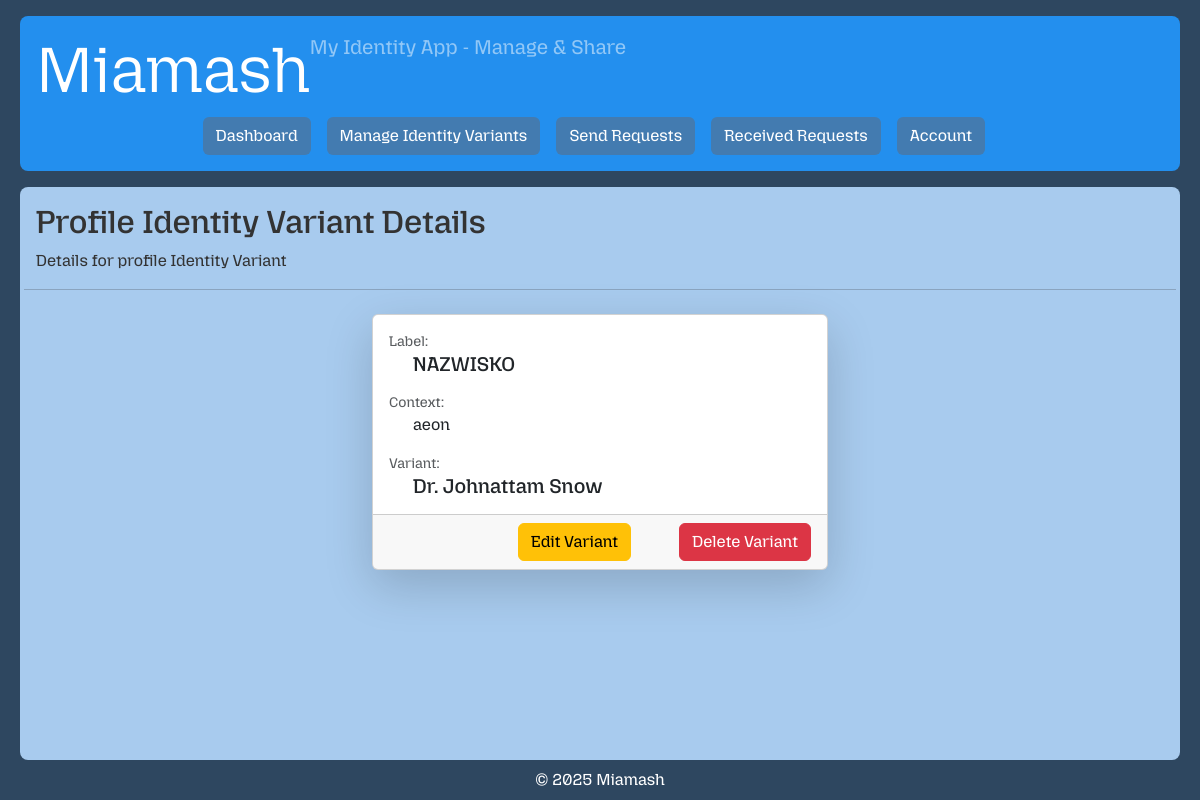
The app's page /profile/identity-variant/4/ (signed in) with its own data.
### core/models.py (models this page shows, shortened)
class ProfileIdentityVariant(models.Model):
    user = models.ForeignKey(User, on_delete=models.CASCADE, related_name='identity_variants')
    label = models.CharField(max_length=50)
    context = models.TextField(blank=True)
    variant = models.CharField(max_length=100)

### web/views.py (the view)
# urls.py: path('profile/identity-variant/<int:pk>/', ProfileIdentityVariantDetailView.as_view(), name='profile-identity-variant-detail'),
class ProfileIdentityVariantDetailView(ProfileIdentityVariantOwnerPermissionMixin, DetailView):
    template_name = 'private/profile_identity_variant_detail.html'
    context_object_name = 'profile_identity_variant'

### web/permissions.py (called while the page is built)
    def get_queryset(self):
        return self.model.objects.filter(user=self.request.user)

### web/templates/private/profile_identity_variant_detail.html (shortened to what this page needs)
{% extends 'private/base.html' %}
{% block content %}
<div class="row align-items-center mb-2">
    <div class="col">
        <h2>Profile Identity Variant Details</h2>
        <p>Details for profile Identity Variant</p>
    </div>
    <hr>
</div>
<div class="row justify-content-center">
    <div class="col-md-8 col-lg-6 col-xl-5">
        <div class="card shadow-lg m">
            <div class="card-body">
                <p class="text-muted mb-0 small">Label:</p>
                <h5 class="card-text ps-4">{{ profile_identity_variant.label }}</h5>
                <p class="text-muted mb-0 mt-3 small">Context:</p>
                <p class="card-text ps-4">{{ profile_identity_variant.context }}</p>
                <p class="text-muted mb-0 small">Variant:</p>
                <h5 class="card-text ps-4">{{ profile_identity_variant.variant }}</h5>
            </div>
            <div class="card-footer d-flex gap-4 justify-content-end">
                <span>
                    <a class="btn btn-warning me-4" href="{% url 'profile-identity-variant-update' profile_identity_variant.id %}">Edit Variant</a>
                </span>
                <span>
                    <form method="POST"
                        action="{% url 'profile-identity-variant-delete' profile_identity_variant.id %}">
                        <button class="btn btn-danger" type="submit"
                            onclick="return confirm('Are you sure you want to delete this variant? If this variant has been shared that will also be removed.');">
                            Delete Variant
                        </button>
                    </form>
                </span>
            </div>
        </div>
    </div>
</div>
{% endblock %}

### web/static/css/private/base.css (style rules this page uses)
body { font-family: 'MozillaHeadline', Arial, sans-serif; color: #333; background-color: rgb(46, 71, 96); height: 100vh; display: flex; flex-direction: column; }

### records on screen
ProfileIdentityVariant: label "NAZWISKO", context "aeon", variant "Dr. Johnattam Snow"
